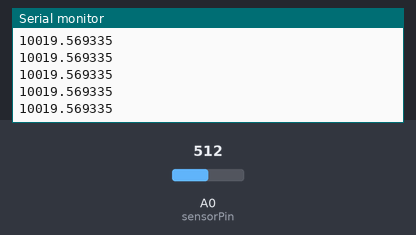
Simulated run of this sketch. Board: Arduino Uno, built with avr-gcc and run on an emulated ATmega328P. Parts: the last lines printed to the serial monitor. The test bench sets the inputs (shaded band); at power-on: A0 (sensorPin) = 512.

Above: at 1.2 s.
1.3 s: A0 (sensorPin) set to 716
At 1.32 s:
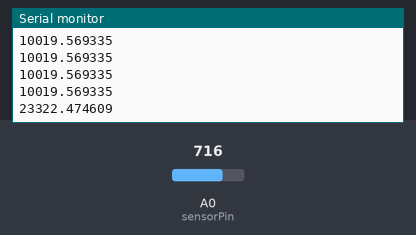
2.8 s: A0 (sensorPin) set to 900
At 2.84 s:
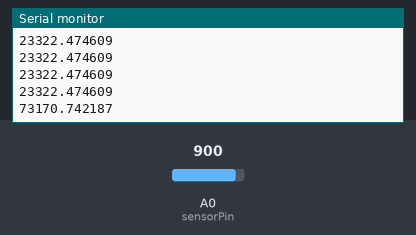
Timing chart, 0 to 5.8 s (numbered marks = the images above; inputs shaded):
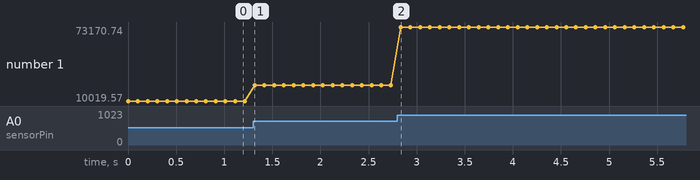

Measured:
- after the input at 1.3 s, the serial monitor: prints a new line at once (image 1)
- after the input at 2.8 s, the serial monitor: prints a new line at once (image 2)
- plotted number 1: 10019.57 → 23322.47 after the input at 1.3 s, 23322.47 → 73170.74 after the input at 2.8 s

The sketch:

hardware.ino
```cpp
// Carbon Sentinel MVP: Arduino UNO data acquisition sketch
//
// This sketch reads one analog channel from an rGO strain sensor wired as a
// voltage divider and sends the estimated resistance over Serial.
//
// Expected wiring:
//   5V -> fixed resistor -> A0 -> rGO sensor -> GND
//
// Serial output:
//   One numeric resistance value per line, in ohms.

const int sensorPin = A0;
const float vcc = 5.0;
const float adcMax = 1023.0;
const float seriesResistance = 10000.0;
const unsigned long sampleDelayMs = 100;

void setup() {
  Serial.begin(9600);
  pinMode(sensorPin, INPUT);
}

float readSensorResistance() {
  int adcValue = analogRead(sensorPin);

  if (adcValue <= 0) {
    return 0.0;
  }

  if (adcValue >= adcMax) {
    return -1.0;
  }

  float voltage = (adcValue / adcMax) * vcc;

  if (voltage <= 0.0 || voltage >= vcc) {
    return -1.0;
  }

  return seriesResistance * (voltage / (vcc - voltage));
}

void loop() {
  float resistance = readSensorResistance();

  if (resistance >= 0.0) {
    Serial.println(resistance, 6);
  } else {
    Serial.println(0.0, 6);
  }

  delay(sampleDelayMs);
}
```
